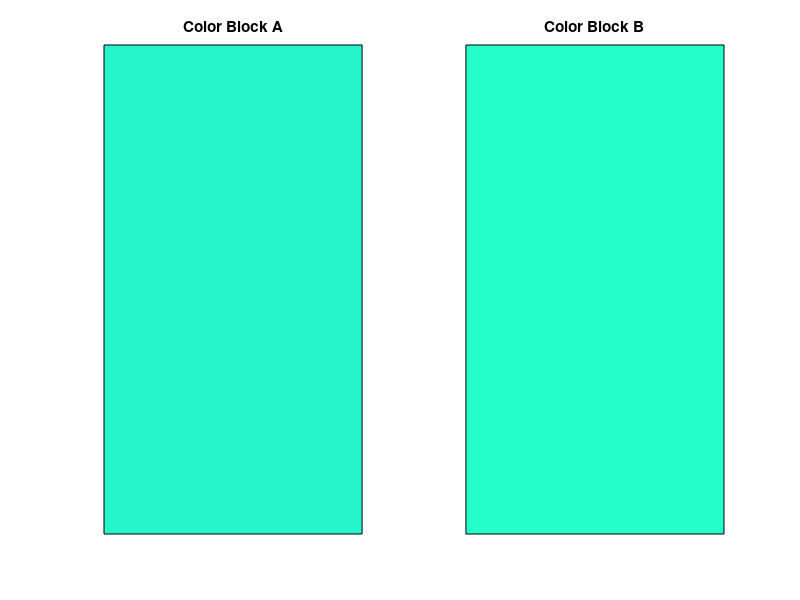
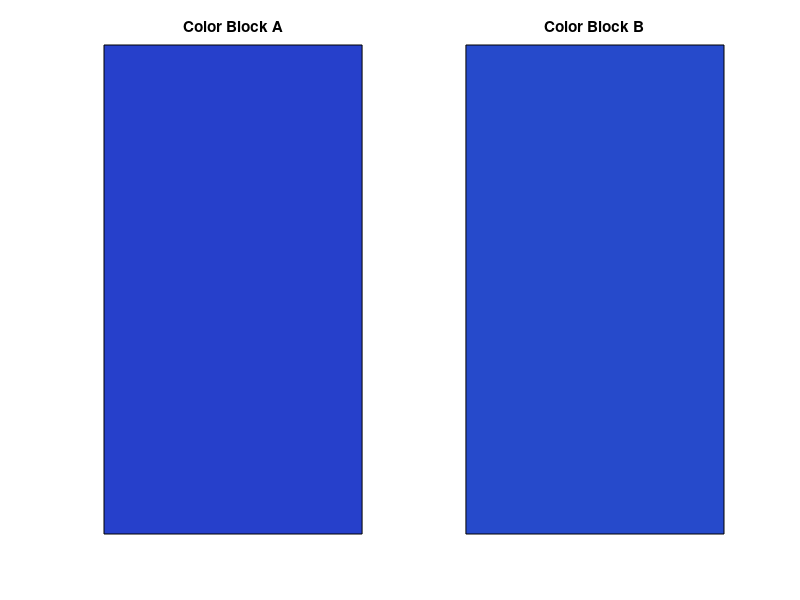
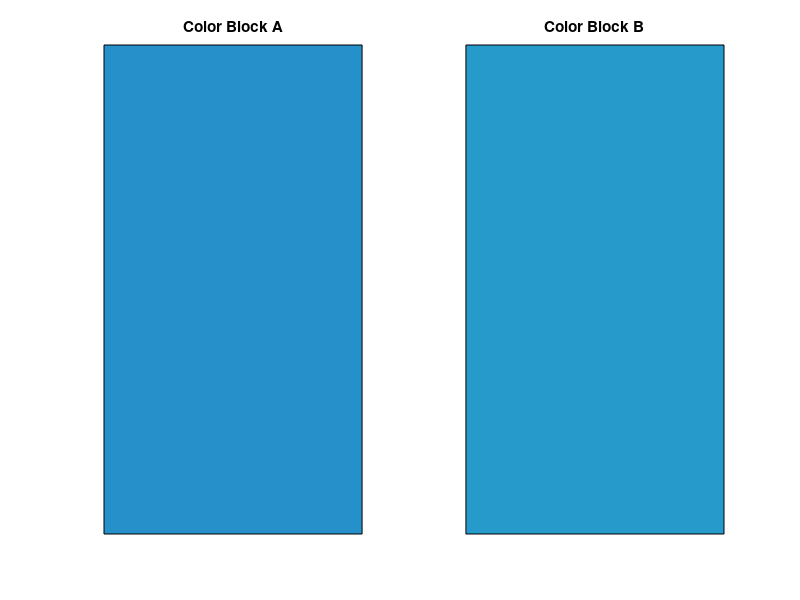
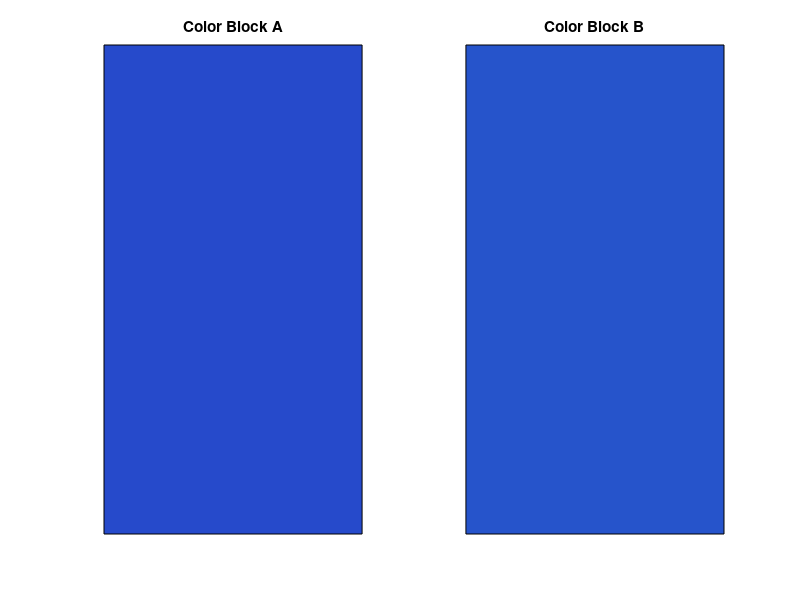

The MATLAB script that drew these images, in order: (Note: this script raises an error after producing the figures.)
function similarity_ratings = compareAdjacentGValues()
    
    subjectInitials = input('Enter your initials: ', 's');
    folderName = [subjectInitials '_BlueColorImages'];
    G_values = linspace(14, 254, 25); % Assuming G_save contains the G_values used
    R = 38/255; % These values are constants as per the provided example
    B = 203/255;

    % Generate pairs of indices for adjacent blocks
    pairs = [1:length(G_values)-1; 2:length(G_values)]';
    
    % Shuffle the order of pairs
    shuffledIndices = randperm(size(pairs, 1));
    shuffledPairs = pairs(shuffledIndices, :);

    % Initialize the similarity ratings array and G-values for pairs
    similarity_ratings = zeros(1, length(shuffledPairs));
    G_pairs_tested = zeros(size(shuffledPairs)); % To store the actual G values of the pairs tested

    % Loop through the shuffled G_values to compare adjacent values
    for ii = 1:length(shuffledPairs)
        figure;  % Create a new figure for each pair of adjacent color blocks
        
        idx1 = shuffledPairs(ii, 1);
        idx2 = shuffledPairs(ii, 2);

        % Record the G values of the pairs being tested
        G_pairs_tested(ii, 1) = G_values(idx1);
        G_pairs_tested(ii, 2) = G_values(idx2);

        % First color block
        subplot(1, 2, 1); % Display as subplots in the same figure
        G1 = G_values(idx1) / 255;
        color1 = [R, G1, B];
        patch([0 1 1 0], [0 0 1 1], color1);
        axis off;
        title(sprintf('Color Block A'));

        % Second color block
        subplot(1, 2, 2);
        G2 = G_values(idx2) / 255;
        color2 = [R, G2, B];
        patch([0 1 1 0], [0 0 1 1], color2);
        axis off;
        title(sprintf('Color Block B'));

        % Prompt user to rate the similarity
        prompt = sprintf('Rate the similarity between Block %d and Block %d (1=very dissimilar, 7=very similar): ', idx1, idx2);
        similarity_ratings(shuffledIndices(ii)) = input(prompt);

        % Optionally, save the figure if needed
        filename = sprintf('%s/Comparison_Block%d_and_%d.png', folderName, idx1, idx2);
        saveas(gcf, filename);
        close(gcf); % Close the figure
    end

    % Save the similarity ratings and G-values for the pairs tested
    save([folderName '/' subjectInitials '_similarity.mat'], 'similarity_ratings', 'G_pairs_tested');

end
